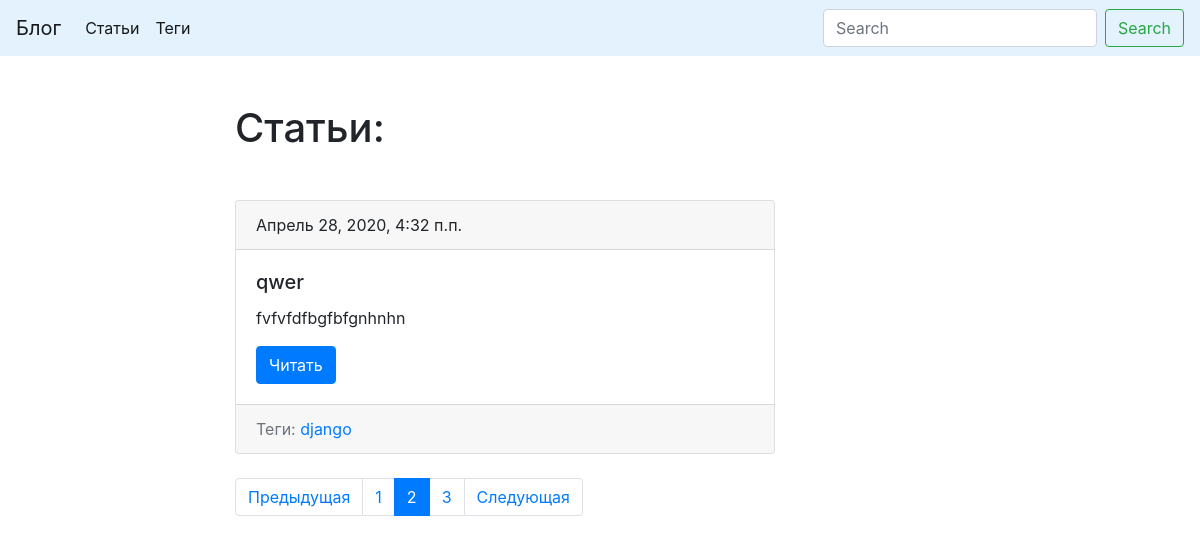
Before: /?page=2 with the older database file.
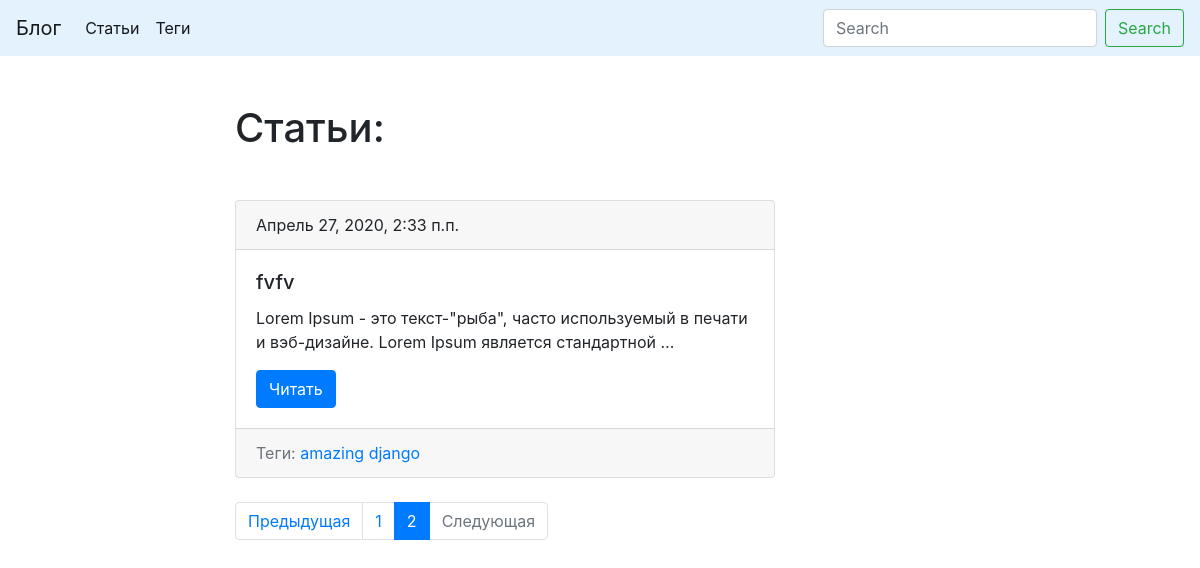
After: the same page with the newer database file.
### blog/models.py (models this page shows, shortened)
class Post(models.Model):
    title = models.CharField('Заголовок', max_length=150, db_index=True)
    slug = models.SlugField('URL', max_length=100, unique=True, blank=True)
    text = models.TextField('Описание', max_length=5000, db_index=True)
    publish_date = models.DateTimeField('Дата публикации', auto_now_add=True)
    tags = models.ManyToManyField(
        'Tag',
        blank=True,
        related_name='posts',
    )
    def get_absolute_url(self):
        return reverse('post_detail_url', kwargs={'slug': self.slug})
    def __str__(self):
        return self.title
    class Meta:
        ordering = ('-publish_date',)
        verbose_name = 'Статья'
        verbose_name_plural = 'Статьи'

class Tag(models.Model):
    title = models.CharField('Заголовок', max_length=50)
    slug = models.SlugField('URL', max_length=50, unique=True)
    def __str__(self):
        return self.title
    def get_absolute_url(self):
        return reverse('tag_detail_url', kwargs={'slug': self.slug})
    class Meta:
        ordering = ('title',)
        verbose_name = 'Тег'
        verbose_name_plural = 'Теги'

### blog/views.py (the view)
# urls.py: path('', PostList.as_view(), name='post_list_url'),
class PostList(View):
    def get(self, request):
        search_query = request.GET.get('search', '')
        if search_query:
            posts = Post.objects.filter(Q(title__contains=search_query) | Q(text__contains=search_query))
        else:
            posts = Post.objects.all()
        paginator = Paginator(posts, 1)
        page_number = request.GET.get('page', 1)
        page = paginator.get_page(page_number)
        is_paginated = page.has_other_pages()
        if page.has_previous():
            prev_url = f'?page={page.previous_page_number()}'
        else:
            prev_url = ''
        if page.has_next():
            next_url = f'?page={page.next_page_number()}'
        else:
            next_url = ''
        context = {
            'posts': page,
            'is_paginated': is_paginated,
            'next_url': next_url,
            'prev_url': prev_url,
        }
        return render(request, 'blog/posts_list.html', context=context)

### templates/blog/posts_list.html (shortened to what this page needs)
{% extends 'blog/base.html' %}
{% block content %}
    <h1 class="mb-5">Статьи:</h1>
    {% for post in posts.object_list %}
        {% include 'blog/includes/card.html' %}
    {% endfor %}
{% endblock %}

### templates/blog/includes/card.html
<div class="card">
    <div class="card-header">
        {{ post.publish_date }}
    </div>
    <div class="card-body">
        <h5 class="card-title">{{ post }}</h5>
        <p class="card-text">{{ post.text|truncatewords:15 }}</p>
        <a href="{{ post.get_absolute_url }}" class="btn btn-primary">Читать</a>
    </div>
    <div class="card-footer text-muted">
        Теги:
        {% for tag in post.tags.all %}
            <a href="{{ tag.get_absolute_url }}">{{ tag }}</a>
        {% endfor %}
    </div>
</div>

Changed rows visible on the page:
removed Post: publish_date "Апрель 28, 2020, 4:32 п.п.", title "qwer", text "fvfvfdfbgfbfgnhnhn", Tag (title "django")
now on this page (row unchanged): Post: publish_date "Апрель 27, 2020, 2:33 п.п.", title "fvfv", text "Lorem Ipsum - это текст-\"рыба\", часто используемый в печати и вэб-дизайне. Lorem Ipsum является стандартной …", Tag (title "django")
now on this page (row unchanged): Tag: title "amazing", shown under "Апрель 27, 2020, 2:33 п.п."
Other visible differences:
list line gone: "3"
